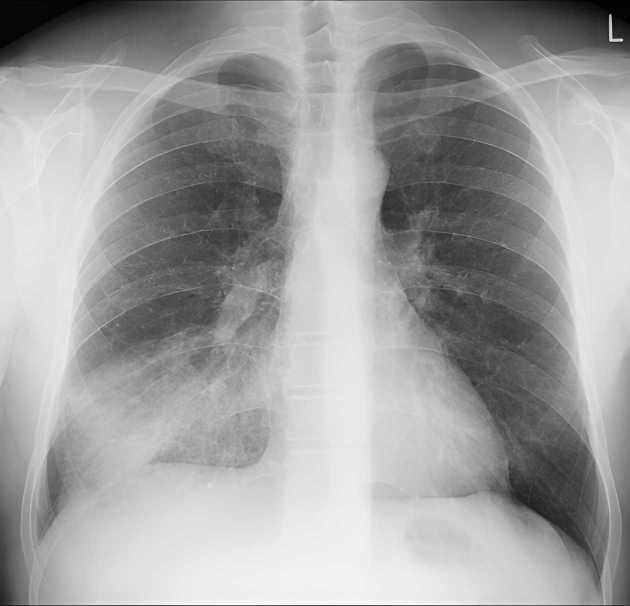
#> input picture tema 1/radiografia.jpg, 1260 x 1212 px (shown at 1/2 size)
$ jupyter execute T1_A1_Adquisicion_Mejora_Imagen.ipynb   (older library calls are emulated)
#> lines starting #> are read from the running program, lines starting #| are printed output that depends on the picture
# T1.A1.1 — Adquisición y Mejora Básica de una Imagen Digital
## Objetivo

Analizar los conceptos básicos de adquisición y representación digital de imágenes, mediante la identificación de formatos, modelos de color y estructuras de datos digitales, en un entorno académico guiado, con el propósito de establecer una base conceptual sólida que permita el procesamiento adecuado de imágenes en aplicaciones de visión por computadora.

---

## Instrucciones para el participante

1. Ejecuta cada celda **en orden** con `Shift + Enter`.
2. Completa las celdas marcadas con 📝 — son parte de tu portafolio de evidencias.
3. **No borres** las celdas de código base; puedes agregar celdas nuevas si lo necesitas.
4. Al finalizar, exporta este notebook como PDF (`Archivo → Imprimir → Guardar como PDF`).
5. Nombre de entrega: `T1_A1_ApellidoNombre.pdf`

---

### Contenido del Tema 1 que cubre esta actividad
- **1.1** Introducción al procesamiento de imágenes
- **1.2** Adquisición de imágenes
- **1.3** Formato de imagen y representación digital
- **1.4** Mejoras básicas de una imagen

---
## PASO 1 — Preparación del entorno de trabajo
**Valor: 3% | Tiempo estimado: 1 hora**

Verifica que las bibliotecas necesarias están disponibles.
Si trabajas en entorno local y faltan bibliotecas, descomenta e instala:

[cell 1]
# Instalación (descomenta si es necesario)
# !pip install numpy matplotlib opencv-python

import cv2
import numpy as np
import matplotlib.pyplot as plt
import os, sys

# Verificación de versiones
import matplotlib as mpl
print('=' * 45)
print('  ✅ ENTORNO VERIFICADO CORRECTAMENTE')
print('=' * 45)
print(f'  Python     : {sys.version.split()[0]}')
print(f'  NumPy      : {np.__version__}')
print(f'  OpenCV     : {cv2.__version__}')
print(f'  Matplotlib : {mpl.__version__}')
print('=' * 45)

---
## PASO 2 — Introducción a la actividad
**Valor: 3% | Tiempo estimado: 1 hora**

### Conceptos clave del Tema 1

| Concepto | Definición |
|---|---|
| **Imagen digital** | Matriz de píxeles donde cada elemento almacena un valor de intensidad o color |
| **Píxel** | Unidad mínima de una imagen digital |
| **Resolución espacial** | Número de píxeles en horizontal × vertical (ej. 1920×1080) |
| **Profundidad de bits** | Niveles de intensidad por canal (8 bits → 256 niveles, valores 0-255) |
| **Modelo RGB** | Imagen de color con 3 canales: Rojo, Verde, Azul |
| **Escala de grises** | Imagen de 1 canal; cada píxel es una intensidad de negro a blanco |
| **Formato de archivo** | Cómo se almacena en disco: JPEG (con pérdida), PNG (sin pérdida), TIFF |
| **Mejora básica** | Operación que facilita el análisis: brillo, contraste, suavizado, bordes |

### Flujo básico de un sistema de visión por computadora
```
1. Adquisición  →  2. Preprocesamiento  →  3. Extracción de características  →  4. Toma de decisión
   (cámara/sensor)    (esta actividad)        (Temas 2 y 3)                      (CNN - Tema 3)
```

### 📝 Mi imagen de trabajo _(completa esta celda antes de continuar)_

**Nombre del archivo que usaré:** ___
**Origen:** ☐ proporcionada por el facilitador &nbsp;&nbsp; ☐ propia &nbsp;&nbsp; ☐ banco de imágenes
**Descripción de la escena:** ___
**¿Por qué elegí esta imagen?** ___
**¿Qué espero observar al aplicar las mejoras?** ___

---
## PASO 3 — Código base: carga y visualización de la imagen
**Valor: 3% | Tiempo estimado: 1 hora 40 minutos**

> ⚠️ **Google Colab:** Sube tu imagen con el panel de archivos (ícono de carpeta, izquierda) antes de ejecutar.
> **Entorno local:** Coloca `imagen_prueba.jpg` en la misma carpeta que este notebook.

[cell 2]
# ─── CAMBIA AQUÍ el nombre de tu imagen si es diferente ─────────────────────
NOMBRE_IMAGEN = 'radiografia.jpg'

# ── Carga de la imagen ───────────────────────────────────────────────────────
# OpenCV carga en formato BGR (Azul-Verde-Rojo), no RGB
img_bgr = cv2.imread(NOMBRE_IMAGEN)
#> img_bgr is the input picture: shape (1212, 1260, 3); min 0, max 255, mean 160.1

if img_bgr is None:
    raise FileNotFoundError(
        f'No se pudo cargar "{NOMBRE_IMAGEN}".\n'
        'Verifica que el archivo está en el mismo directorio que este notebook.'
    )

# ── Conversiones de color ────────────────────────────────────────────────────
img_rgb  = cv2.cvtColor(img_bgr, cv2.COLOR_BGR2RGB)   # Para mostrar con Matplotlib
img_gray = cv2.cvtColor(img_bgr, cv2.COLOR_BGR2GRAY)  # Escala de grises

# ── Información de la imagen (regístrala en tu reporte) ─────────────────────
alto, ancho, canales = img_rgb.shape
print('INFORMACIÓN DE LA IMAGEN')
print(f'  Archivo          : {NOMBRE_IMAGEN}')
print(f'  Dimensiones      : {alto} × {ancho} píxeles  (alto × ancho)')
#|   Dimensiones      : 1212 × 1260 píxeles  (alto × ancho)
print(f'  Canales          : {canales}  (R, G, B)')
#|   Canales          : 3  (R, G, B)
print(f'  Tipo de dato     : {img_rgb.dtype}  →  valores de 0 a 255')
#|   Tipo de dato     : uint8  →  valores de 0 a 255
print(f'  Tamaño en memoria: {img_rgb.nbytes / 1024:.1f} KB')
#|   Tamaño en memoria: 4474.0 KB
print(f'  Valor mínimo     : {img_rgb.min()}')
#|   Valor mínimo     : 0
print(f'  Valor máximo     : {img_rgb.max()}')
#|   Valor máximo     : 255
print(f'  Valor promedio   : {img_rgb.mean():.1f}')
#|   Valor promedio   : 160.1

[cell 3]
# ── Visualización: color y escala de grises ──────────────────────────────────
plt.figure(figsize=(12, 5))

plt.subplot(1, 2, 1)
plt.title(f'Imagen en color (RGB)\n{alto} × {ancho} px — {canales} canales')
plt.imshow(img_rgb)
plt.axis('off')

plt.subplot(1, 2, 2)
plt.title(f'Imagen en escala de grises\n{img_gray.shape[0]} × {img_gray.shape[1]} px — 1 canal')
plt.imshow(img_gray, cmap='gray')
plt.axis('off')

plt.tight_layout()
plt.savefig('paso3_carga.png', dpi=150, bbox_inches='tight')
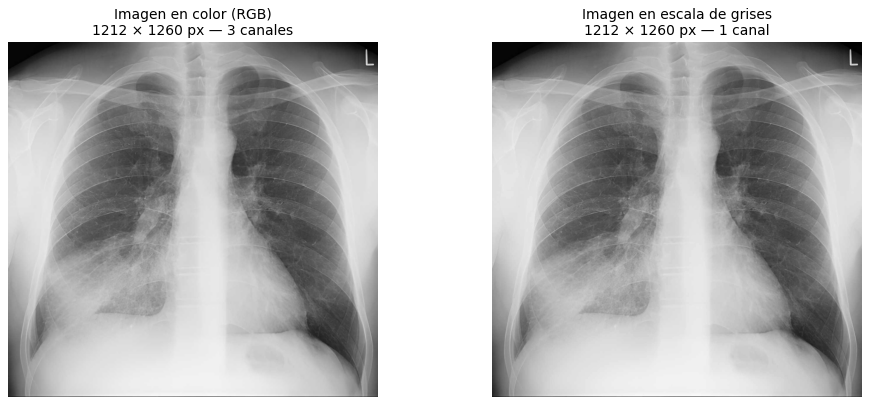
#> figure drawn by matplotlib, 2 panels
plt.show()
print('Guardado: paso3_carga.png')

[cell 4]
# ── Separación de canales RGB ────────────────────────────────────────────────
# Cada canal es una matriz 2D con la intensidad de ese color por píxel
canal_r = img_rgb[:, :, 0]
canal_g = img_rgb[:, :, 1]
canal_b = img_rgb[:, :, 2]

fig, axes = plt.subplots(1, 4, figsize=(16, 4))
fig.suptitle('Separación de canales de color (R, G, B)', fontsize=13, fontweight='bold')

axes[0].imshow(img_rgb)
axes[0].set_title('Original (RGB)'); axes[0].axis('off')

for ax, canal, tit, cm in zip(
    axes[1:],
    [canal_r, canal_g, canal_b],
    ['Canal Rojo', 'Canal Verde', 'Canal Azul'],
    ['Reds_r', 'Greens_r', 'Blues_r']
):
    ax.imshow(canal, cmap=cm)
    ax.set_title(f'{tit}\nMedia: {canal.mean():.1f}')
    ax.axis('off')
#> this loop made 3 passes
#> (tit, cm) on passes 1 to 3: ('Canal Rojo', 'Reds_r'), ('Canal Verde', 'Greens_r'), ('Canal Azul', 'Blues_r')

plt.tight_layout()
plt.savefig('paso3_canales.png', dpi=150, bbox_inches='tight')
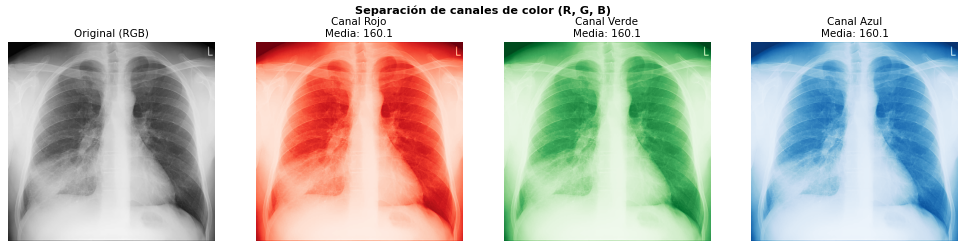
#> figure drawn by matplotlib, 4 panels
plt.show()
print('Guardado: paso3_canales.png')

[cell 5]
# ── Histograma de intensidades ───────────────────────────────────────────────
# El histograma muestra cómo se distribuyen los valores de intensidad de 0 a 255
fig, axes = plt.subplots(1, 2, figsize=(13, 4))
fig.suptitle('Histogramas de intensidad', fontsize=13, fontweight='bold')

axes[0].hist(img_gray.ravel(), bins=256, range=(0, 256), color='steelblue', alpha=0.85)
axes[0].set_title('Escala de grises — distribución de intensidades')
axes[0].set_xlabel('Valor de intensidad (0 = negro, 255 = blanco)')
axes[0].set_ylabel('Número de píxeles')
axes[0].set_xlim(0, 255)
axes[0].grid(alpha=0.3)

for canal, color, label in zip(
    [canal_r, canal_g, canal_b], ['red', 'green', 'blue'], ['R', 'G', 'B']
):
    axes[1].hist(canal.ravel(), bins=256, range=(0, 256), color=color, alpha=0.4, label=label)
#> this loop made 3 passes
axes[1].set_title('Canales RGB superpuestos')
axes[1].set_xlabel('Intensidad')
axes[1].legend()
axes[1].grid(alpha=0.3)

plt.tight_layout()
plt.savefig('paso3_histograma.png', dpi=150, bbox_inches='tight')
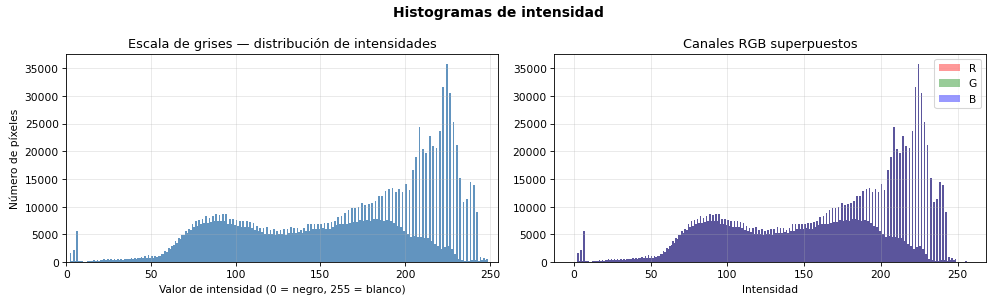
#> figure drawn by matplotlib, 2 panels; panel 1: tallest bar 35846 high, from x = 224 to 225; panel 2: tallest bar 35846 high, from x = 224 to 225; panel 2: tallest bar 35846 high, from x = 224 to 225; panel 2: tallest bar 35846 high, from x = 224 to 225
plt.show()
print('Guardado: paso3_histograma.png')

### 📝 Registro del Paso 3 _(completa esta celda)_

**Dimensiones obtenidas:** ___ × ___ px
**Tipo de dato:** ___
**Rango de valores:** mínimo=___ / máximo=___ / promedio=___
**Descripción de la escena observada:** ___
**¿Qué diferencias observas entre la imagen en color y en escala de grises?** ___
**¿Cuál canal RGB tiene mayor intensidad promedio en tu imagen y por qué?** ___

---
## PASO 4 — Aplicación de mejoras básicas
**Valor: 2% | Tiempo estimado: 1 hora**

Implementa al menos **dos mejoras básicas**: ajuste de brillo/contraste y suavizado o realce de bordes.
Puedes modificar los parámetros para observar diferentes efectos.

[cell 6]
# ─── PARÁMETROS — modifica y observa los cambios ─────────────────────────────
ALPHA = 1.5      # Contraste: < 1 reduce, = 1 sin cambio, > 1 aumenta
BETA  = 30       # Brillo   : negativo oscurece, positivo ilumina
KERNEL_GAUSS = (5, 5)  # Tamaño del kernel gaussiano (debe ser impar × impar)
SIGMA = 1.0      # Desviación estándar del gaussiano (suavidad)

# ── 1) Ajuste de brillo y contraste ──────────────────────────────────────────
#    Fórmula: nueva_img[x,y] = alpha × img[x,y] + beta
#    cv2.convertScaleAbs garantiza valores en rango [0, 255]
img_brillo_contraste = cv2.convertScaleAbs(img_gray, alpha=ALPHA, beta=BETA)
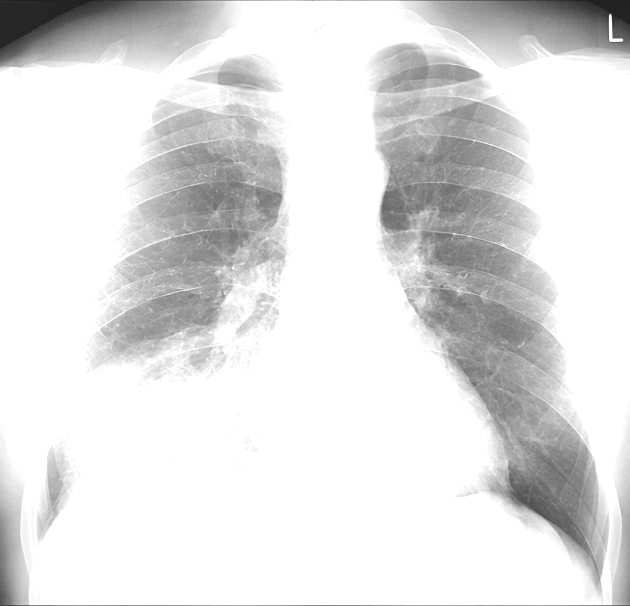
#> img_brillo_contraste: shape (1212, 1260) (shown at 1/2 size); min 30, max 255, mean 225.2

# ── 2) Suavizado gaussiano ────────────────────────────────────────────────────
#    Reduce ruido mediante un promedio ponderado con distribución gaussiana
#    Útil antes de detección de bordes para evitar falsos positivos por ruido
img_suavizada = cv2.GaussianBlur(img_gray, KERNEL_GAUSS, SIGMA)

# ── 3) Ecualización de histograma ─────────────────────────────────────────────
#    Redistribuye los niveles de intensidad para aprovechar todo el rango [0, 255]
#    Mejora el contraste global, especialmente en imágenes oscuras o lavadas
img_ecualizada = cv2.equalizeHist(img_gray)
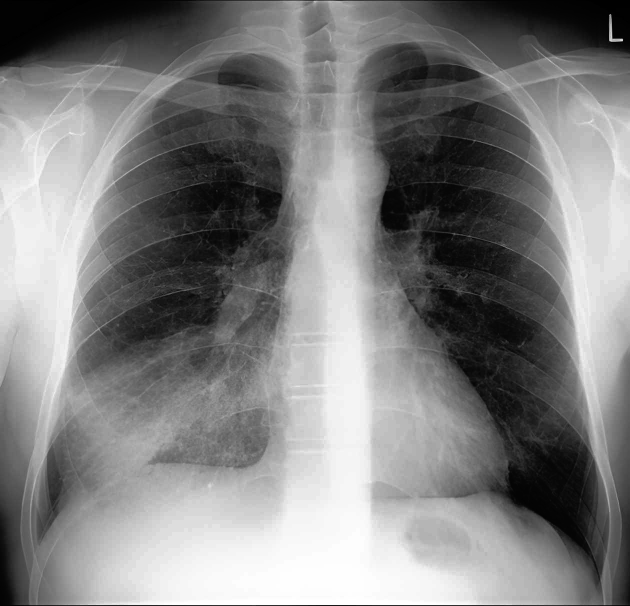
#> img_ecualizada: shape (1212, 1260) (shown at 1/2 size); min 0, max 255, mean 128.5

# ── 4) Realce de bordes con Sobel ─────────────────────────────────────────────
#    Calcula el gradiente de intensidad: detecta cambios bruscos (bordes)
#    Clave para entender las capas convolucionales de una CNN (Tema 3)
sobelx    = cv2.Sobel(img_gray, cv2.CV_64F, 1, 0, ksize=3)   # Gradiente horizontal
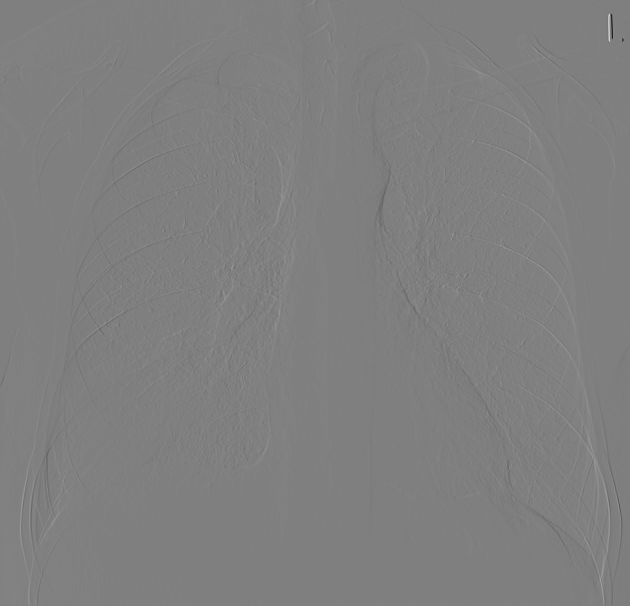
#> sobelx: shape (1212, 1260) float64 (shown at 1/2 size); min -763, max 759, mean 0; drawn with min black and max white
sobely    = cv2.Sobel(img_gray, cv2.CV_64F, 0, 1, ksize=3)   # Gradiente vertical
img_bordes = np.uint8(np.clip(cv2.magnitude(sobelx, sobely), 0, 255))  # Magnitud
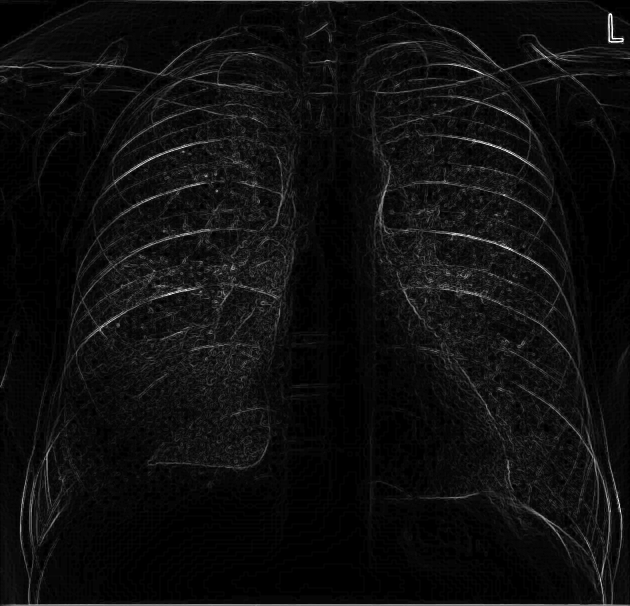
#> img_bordes: shape (1212, 1260) (shown at 1/2 size); min 0, max 255, mean 14.2

# ── Visualización comparativa ─────────────────────────────────────────────────
fig, axes = plt.subplots(2, 3, figsize=(15, 9))
fig.suptitle('Paso 4 — Mejoras básicas aplicadas a la imagen', fontsize=14, fontweight='bold')

datos = [
    (img_gray,             'Original (grises)',                      None),
    (img_brillo_contraste, f'Brillo/Contraste\nα={ALPHA}, β={BETA}', None),
    (img_suavizada,        f'Suavizado Gaussiano\n{KERNEL_GAUSS}, σ={SIGMA}', None),
    (img_ecualizada,       'Ecualización\nde histograma',            None),
    (img_bordes,           'Realce de bordes\n(Sobel)',              None),
]
for ax, (img, tit, _) in zip(axes.ravel(), datos):
    ax.imshow(img, cmap='gray')
    ax.set_title(tit, fontsize=10)
    ax.axis('off')
#> this loop made 5 passes
axes[1, 2].axis('off')

plt.tight_layout()
plt.savefig('paso4_mejoras.png', dpi=150, bbox_inches='tight')
#> (the rest of the program and of its run is left out)
